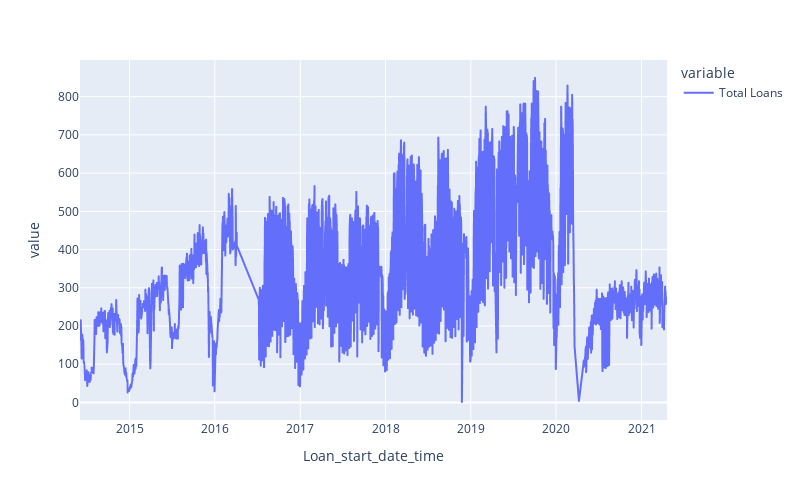

The cell this chart's notebook holds for it:
### Code cell
fig = px.line(Suramericana_station_df, width=800, height=500)
fig.show()

### Figure 1 — Plotly figure (JSON) as saved in the notebook; plotly's stock layout.template omitted (floating-point values rounded to 4 significant figures; data arrays with more than 128 entries replaced by an {"elided": "..."} marker saying what was removed)
{"data": [{"hovertemplate": "variable=Total Loans<br>Loan_start_date_time=%{x}<br>value=%{y}<extra></extra>", "legendgroup": "Total Loans", "line": {"color": "#636efa", "dash": "solid"}, "mode": "lines", "name": "Total Loans", "showlegend": true, "type": "scattergl", "x": {"elided": "1823 str values"}, "xaxis": "x", "y": {"elided": "1823 int values"}, "yaxis": "y"}], "layout": {"height": 500, "legend": {"title": {"text": "variable"}, "tracegroupgap": 0}, "margin": {"t": 60}, "width": 800, "xaxis": {"anchor": "y", "domain": [0, 1], "title": {"text": "Loan_start_date_time"}}, "yaxis": {"anchor": "x", "domain": [0, 1], "title": {"text": "value"}}}}
